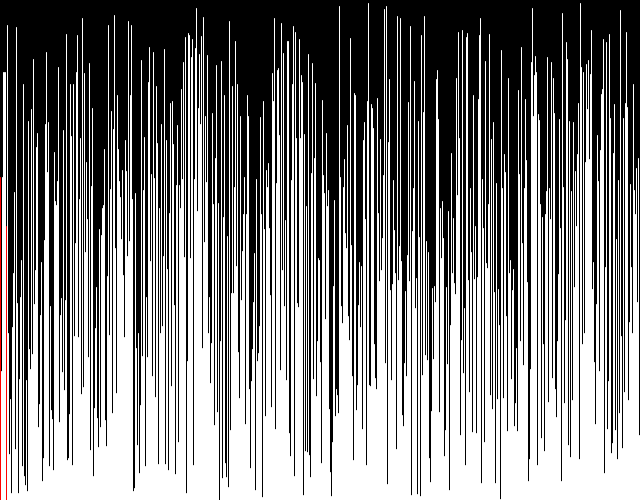
Frame 1 (no input)
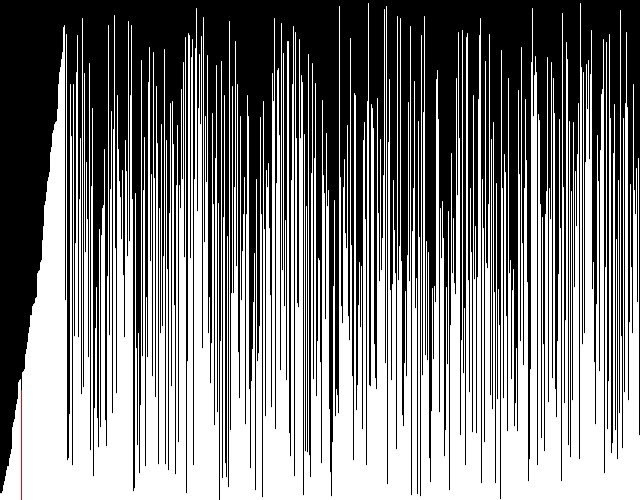
Frame 60 (the mouse pressed at the canvas centre just before this capture)
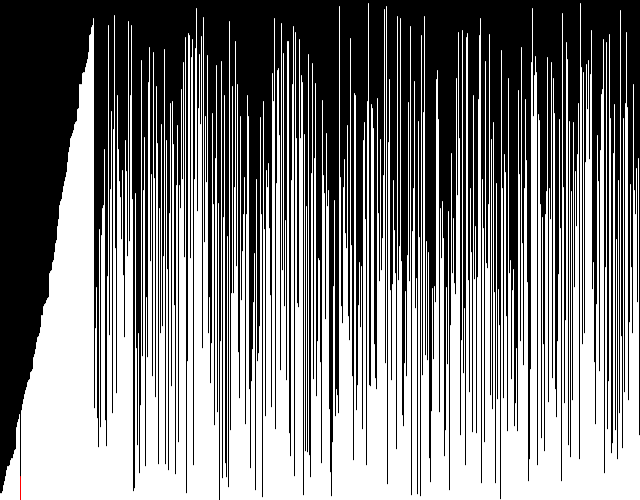
Frame 120 (the mouse held since frame 60 and released just before this capture)

The Processing sketch that drew these frames (run headless with seeded random() and noise(); from frame 60 on, the mouse is pressed at the canvas centre):

// Processing sketch: InsertionSort
// ── InsertionSort.pde
int[] vals; //<>// //<>// //<>//
int curr = 0;
void setup() {
  size(640, 500);
  vals = new int[width];
  for (int i = 0; i<width; i++) {
    vals[i] = (int)random(height);
  }
  thread("insertionSort");
}

void swap(int a, int b) {
  int temp = vals[a];
  vals[a] = vals[b];
  vals[b] = temp;
}

void insertionSort() {
  for (int i = 0; i < vals.length; i++) {
    for (int j = i-1; j >= 0; j--) {
      if (vals[j+1] < vals[j]) {
        curr = j;
        swap(j, j+1);
      } else {
        curr = -1;
        continue;
      }
      delay(1);
    }
  }
}

void draw() {
  background(0);
  for (int i = 0; i<width; i++) {
    stroke(255);
    if (i == curr)
      stroke(255, 0, 0);
    line(i, height, i, height - vals[i]);
  }
}
